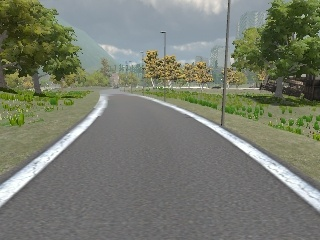
#> input picture sample image/rgb_image200.jpg, 320 x 240 px
$ jupyter execute 'Easy Lane Detect.ipynb'
#> lines starting #> are read from the running program, lines starting #| are printed output that depends on the picture; after the words box and inside, x2 and y2 are one past the last pixel; in counts of white or black regions, pixels touching at a corner belong together
### utils.py
import numpy as np
import cv2
import matplotlib.image as pimg
import os

def grayscale(img):
    """
        input: image
        output: grayscale image
    """
    return cv2.cvtColor(img, cv2.COLOR_RGB2GRAY)

def gaussian_blur(img, kernel_size=3):
    """
        input: image and kernel size
        output: image after adding gauusian blur
    """
    return cv2.GaussianBlur(img, ksize=(kernel_size,kernel_size),sigmaX=0)

def canny(img, low_threshold=200, high_threshold=255):
    """
        get the edges with canny algorithms
        input: img, low_threshold, high_theshold
    """
    return cv2.Canny(img, low_threshold, high_threshold)

def region_of_interest(img, vertices):
    '''
        extract the Region proposal
        only use for rectangle ROI
    '''
    x_min,y_min=vertices[1][0],vertices[1][1]
    x_max,y_max=vertices[3][0],vertices[3][1]
    m,n= img.shape
    for i in range(m):
        for j in range(n):
            if i<y_min or i >y_max or j<x_min or j>x_max:
                img[i][j]=0

    return img

def draw_lines(img, lines, color=[255, 0, 0], thickness=5):

    right_slopes = []
    right_intercepts = []
    left_slopes = []
    left_intercepts = []
    left_points_x = []
    left_points_y = []
    right_points_x = []
    right_points_y = []

    y_max = img.shape[0]
    y_min = img.shape[0]

    for line in lines:
        for x1,y1,x2,y2 in line:
            if x2-x1!=0.:
                slope = (y2-y1)/(x2-x1)
            else:
                slope=999.
            if slope < 0.0:
                left_slopes.append(slope) # left line
                left_points_x.append(x1)
                left_points_x.append(x2)
                left_points_y.append(y1)
                left_points_y.append(y2)
                left_intercepts.append(y1 - slope*x1)

            if slope > 0.0:
                right_slopes.append(slope) # right line
                right_points_x.append(x1)
                right_points_x.append(x2)
                right_points_y.append(y1)
                right_points_y.append(y2)
                right_intercepts.append(y1 - slope*x1)

            y_min = min(y1,y2,y_min)


    left_line=[]
    right_line=[]
    if len(left_slopes) > 0:
        left_slope = np.mean(left_slopes)
        left_intercept = np.mean(left_intercepts)
        x_min_left = int((y_min - left_intercept)/left_slope)
        x_max_left = int((y_max - left_intercept)/left_slope)
        cv2.line(img, (x_min_left, y_min), (x_max_left, y_max), color, thickness)
        left_line.append((x_min_left, y_min))
        left_line.append((x_max_left, y_max))

    if len(right_slopes) > 0:
        right_slope = np.mean(right_slopes)
        right_intercept = np.mean(right_intercepts)
        x_min_right = int((y_min - right_intercept)/right_slope)
        x_max_right = int((y_max - right_intercept)/right_slope)
        cv2.line(img, (x_min_right, y_min), (x_max_right, y_max),  color, thickness)
        right_line.append((x_min_left, y_min))
        right_line.append((x_max_left, y_max))
    return left_line,right_line

def hough_lines(img, rho=2, theta=np.pi/180, threshold=40, min_line_len=10, max_line_gap=25):
    """
    `img` should be the output of a Canny transform.

    Returns an image with hough lines drawn.
    """
    lines = cv2.HoughLinesP(img, rho, theta, threshold, np.array([]), minLineLength=min_line_len, maxLineGap=max_line_gap)
    line_img = np.zeros((img.shape[0], img.shape[1], 3), dtype=np.uint8)
    try:
        left_line,right_line = draw_lines(line_img, lines)
        return line_img, left_line,right_line
    except:
        return line_img,[],[]

def weighted_img(img, initial_img, a=0.8, b=1., y=0.):


    return cv2.addWeighted(initial_img, a, img, b, y)

### Easy Lane Detect.ipynb
[cell 1]
import numpy as np
import matplotlib.image as pimg
import cv2
import os
from utils import *
import matplotlib.pyplot as plt

[cell 2]
img_path='./sample image/rgb_image200.jpg'

[cell 3]
img=pimg.imread(img_path)
#> img is the input picture: shape (240, 320, 3); mean R, G, B 119.3, 123.7, 109.7
plt.imshow(img)

[cell 4]
gray_img=grayscale(img)
#> in grayscale, `return cv2.cvtColor(img, cv2.COLOR_RGB2GRAY)`:
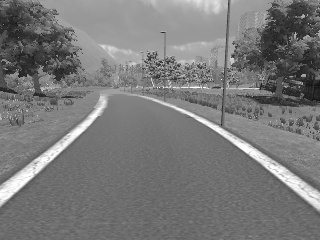
#> returned value: shape (240, 320); min 17, max 255, mean 120.8
plt.imshow(img, cmap="gray")
plt.show()

[cell 5]
gauss_img=gaussian_blur(gray_img,kernel_size=3)
#> in gaussian_blur, `return cv2.GaussianBlur(img, ksize=(kernel_size,kernel_size),sigmaX=0)`:
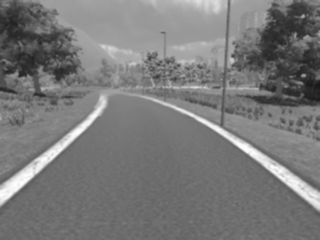
#> returned value: shape (240, 320); min 21, max 254, mean 120.8
cann=canny(gauss_img)
#> in canny, `return cv2.Canny(img, low_threshold, high_threshold)`:
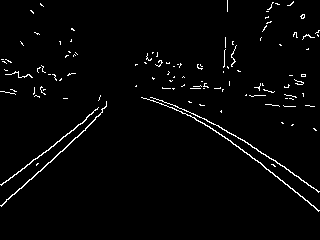
#> returned value: shape (240, 320); 2.3% white in thin lines or dots, all inside (x1, y1, x2, y2) = (0, 0, 320, 212)
plt.imshow(cann, cmap='gray')

[cell 6]
h,w=cann.shape
#> h = 240; w = 320
vectices=np.array([[0,h],[0,100],[w,100],[w,h]])
ROI=region_of_interest(cann,vectices)
#> after the loop in region_of_interest, `for i in range(m):`:
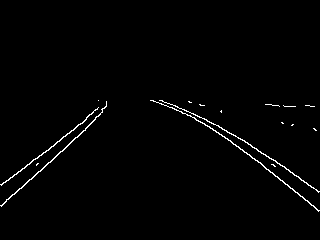
#> img: shape (240, 320); 1.3% white in thin lines or dots, all inside (x1, y1, x2, y2) = (0, 100, 320, 212)

[cell 7]
plt.imshow(ROI, cmap='gray')

[cell 8]
line_img,left_line,right_line = hough_lines(ROI)
#> in hough_lines, `lines = cv2.HoughLinesP(img, rho, theta, threshold, np.array([]), minL..`: lines = 15 rows, first 6: [40, 171, 87, 127], [192, 113, 297, 192], [8, 180, 106, 101], [231, 133, 318, 191], [91, 122, 102, 112], [168, 106, 217, 132]
#> the loop in draw_lines, `for line in lines:` made 15 passes
#> line on passes 1 to 12: [[40, 171, 87, 127]], [[192, 113, 297, 192]], [[8, 180, 106, 101]], [[231, 133, 318, 191]], [[91, 122, 102, 112]], [[168, 106, 217, 132]], [[1, 205, 88, 126]], [[242, 139, 318, 192]], [[266, 169, 314, 206]], [[169, 103, 229, 132]], [[1, 184, 106, 105]], [[299, 178, 319, 191]]
#> after the loop in draw_lines, `for line in lines:`: left_intercepts = [208.4, 186.4, 204.7, 205.9, 184.8]; left_points_x = [40, 87, 8, 106, 91, 102, 1, 88, 1, 106]; left_points_y = [171, 127, 180, 101, 122, 112, 205, 126, 184, 105]; left_slopes = [-0.936, -0.806, -0.909, -0.908, -0.752]; right_intercepts = [-31.46, -21, 16.86, -29.76, -36.04, 21.32, -16.35, 98.52, -12.91, 45.9]; right_points_x = [192, 297, 231, 318, 168, 217, 242, 318, 266, 314, 169, 229, 299, 319, 272, 314, 289, 300, 150, 211]; right_points_y = [113, 192, 133, 191, 106, 132, 139, 192, 169, 206, 103, 132, 178, 191, 105, 106, 171, 178, 100, 122]; right_slopes = [0.752, 0.667, 0.531, 0.697, 0.771, 0.483, 0.65, 0.0238, 0.636, 0.361]
#> in draw_lines, `left_slope = np.mean(left_slopes)`: left_slope = -0.862
#> in draw_lines, `left_intercept = np.mean(left_intercepts)`: left_intercept = 198.1
#> in draw_lines, `x_min_left = int((y_min - left_intercept)/left_slope)`: x_min_left = 113
#> in draw_lines, `x_max_left = int((y_max - left_intercept)/left_slope)`: x_max_left = -48
#> in draw_lines, `cv2.line(img, (x_min_left, y_min), (x_max_left, y_max), color, thickne..`:
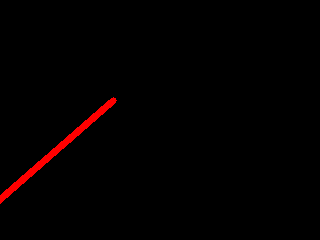
#> img: shape (240, 320, 3); mean of channels 0, 1, 2 3.4, 0, 0; drawn as R, G, B
#> in draw_lines, `right_slope = np.mean(right_slopes)`: right_slope = 0.557
#> in draw_lines, `right_intercept = np.mean(right_intercepts)`: right_intercept = 3.51
#> in draw_lines, `x_min_right = int((y_min - right_intercept)/right_slope)`: x_min_right = 173
#> in draw_lines, `x_max_right = int((y_max - right_intercept)/right_slope)`: x_max_right = 424
#> in draw_lines, `cv2.line(img, (x_min_right, y_min), (x_max_right, y_max),  color, thic..`:
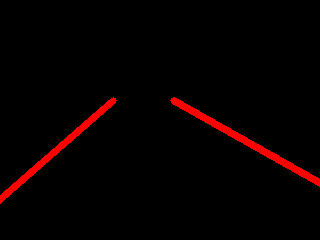
#> img: shape (240, 320, 3); 1.59% of pixels changed, all inside (x1, y1, x2, y2) = (170, 97, 320, 187); drawn as R, G, B
#> in hough_lines, `left_line,right_line = draw_lines(line_img, lines)`: left_line = [(113, 100), (-48, 240)]
#> left_line = [(113, 100), (-48, 240)]; right_line = [(113, 100), (-48, 240)]
plt.imshow(line_img, cmap='gray')

[cell 9]
predict=weighted_img(line_img, img)
#> in weighted_img, `return cv2.addWeighted(initial_img, a, img, b, y)`:
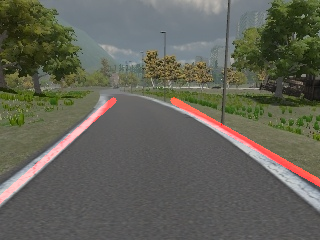
#> returned value: shape (240, 320, 3); mean of channels 0, 1, 2 98.8, 98.9, 87.7; drawn as R, G, B
plt.imshow(predict)
plt.imsave('./test.jpg',predict)
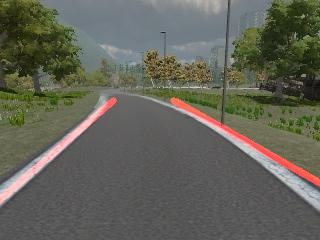
#> saved as test.jpg: shape (240, 320, 3); mean R, G, B 98.7, 99, 87.9

[cell 10]
print(left_line)
#| [(113, 100), (-48, 240)]

[cell 11]
print(right_line)
#| [(113, 100), (-48, 240)]

[cell 12]
img=pimg.imread('./test.jpg')

[cell 13]
plt.imshow(img)

$ run again, with sample image/rgb_image195.jpg copied over sample image/rgb_image200.jpg
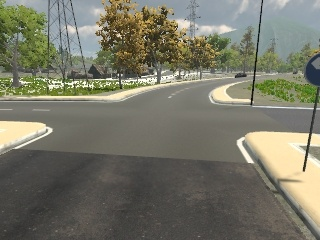
#> input picture sample image/rgb_image195.jpg, 320 x 240 px
#> img is the input picture: shape (240, 320, 3); mean R, G, B 118.8, 118.5, 103.1
#> after the loop in region_of_interest, `for i in range(m):`:
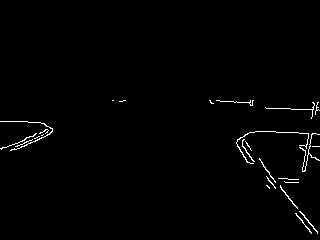
#> img: shape (240, 320); 1.1% white in thin lines or dots, all inside (x1, y1, x2, y2) = (0, 100, 320, 234)
#> lines = 14 rows, first 6: [241, 137, 317, 232], [237, 140, 311, 232], [249, 132, 298, 132], [232, 101, 252, 103], [281, 108, 319, 110], [294, 205, 298, 182]
#> the loop in draw_lines, `for line in lines:` made 14 passes
#> after the loop in draw_lines, `for line in lines:`: left_intercepts = [1895.5, 148.4, 155.6, 1803.8, 1784.5, 152.5]; left_points_x = [294, 298, 1, 52, 15, 49, 302, 314, 304, 317, 15, 52]; left_points_y = [205, 182, 148, 128, 149, 134, 168, 103, 171, 102, 146, 130]; left_slopes = [-5.75, -0.392, -0.441, -5.42, -5.31, -0.432]; right_intercepts = [-164.2, -154.6, 77.8, 93.21, -150.4, 121, 120.3]; right_points_x = [241, 317, 237, 311, 232, 252, 281, 319, 265, 304, 0, 44, 15, 37]; right_points_y = [137, 232, 140, 232, 101, 103, 108, 110, 169, 216, 121, 123, 121, 122]; right_slopes = [1.25, 1.24, 0.1, 0.0526, 1.21, 0.0455, 0.0455]
#> left_slope = -2.96
#> left_intercept = 990.1
#> x_min_left = 300
#> x_max_left = 253
#> right_slope = 0.563
#> right_intercept = -8.13
#> x_min_right = 193
#> x_max_right = 440
#> in hough_lines, `left_line,right_line = draw_lines(line_img, lines)`: left_line = [(300, 101), (253, 240)]
#> `plt.imsave('./test.jpg',predict)`:
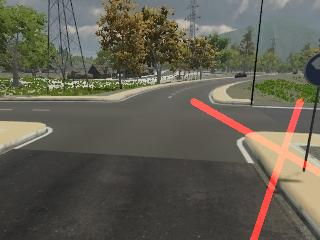
#> saved as test.jpg: shape (240, 320, 3); mean R, G, B 98.1, 94.8, 82.5
#| [(300, 101), (253, 240)]
#| [(300, 101), (253, 240)]

$ run again, with sample image/rgb_image196.jpg copied over sample image/rgb_image200.jpg
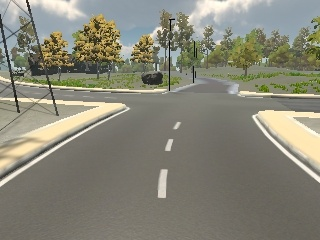
#> input picture sample image/rgb_image196.jpg, 320 x 240 px
#> img is the input picture: shape (240, 320, 3); mean R, G, B 134.5, 133.2, 118.7
#> after the loop in region_of_interest, `for i in range(m):`:
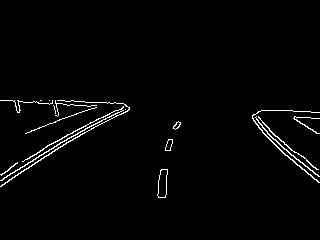
#> img: shape (240, 320); 2% white in thin lines or dots, all inside (x1, y1, x2, y2) = (0, 100, 320, 198)
#> lines = 22 rows, first 6: [0, 186, 125, 105], [4, 177, 125, 104], [0, 100, 96, 105], [0, 174, 123, 103], [258, 126, 319, 176], [252, 116, 318, 169]
#> the loop in draw_lines, `for line in lines:` made 22 passes
#> after the loop in draw_lines, `for line in lines:`: left_intercepts = [186, 179.4, 174, 179.8, 140.6, 185.4, 2177, 171.8]; left_points_x = [0, 125, 4, 125, 0, 123, 3, 38, 31, 110, 11, 105, 165, 166, 14, 79]; left_points_y = [186, 105, 177, 104, 174, 103, 178, 157, 130, 103, 178, 115, 197, 185, 164, 128]; left_slopes = [-0.648, -0.603, -0.577, -0.6, -0.342, -0.67, -12, -0.554]; right_intercepts = [100, -85.48, -86.36, 99.49, 96.49, -115, -166.9, 106.8, -80.3, 105.2, -149.2]; right_points_x = [0, 96, 258, 319, 252, 318, 268, 319, 52, 126, 262, 297, 255, 314, 88, 128, 252, 313, 294, 319, 262, 299]; right_points_y = [100, 105, 126, 176, 116, 169, 110, 112, 100, 105, 132, 165, 114, 179, 109, 110, 118, 166, 117, 118, 127, 166]; right_slopes = [0.0521, 0.82, 0.803, 0.0392, 0.0676, 0.943, 1.1, 0.025, 0.787, 0.04, 1.05]
#> left_slope = -2
#> left_intercept = 424.2
#> x_min_left = 162
#> x_max_left = 92
#> right_slope = 0.521
#> right_intercept = -15.93
#> x_min_right = 222
#> x_max_right = 491
#> in hough_lines, `left_line,right_line = draw_lines(line_img, lines)`: left_line = [(162, 100), (92, 240)]
#> `plt.imsave('./test.jpg',predict)`:
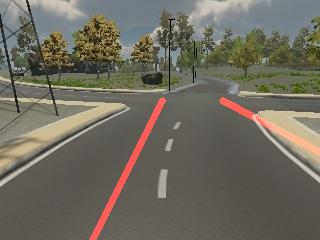
#> saved as test.jpg: shape (240, 320, 3); mean R, G, B 110.7, 106.5, 95.4
#| [(162, 100), (92, 240)]
#| [(162, 100), (92, 240)]
